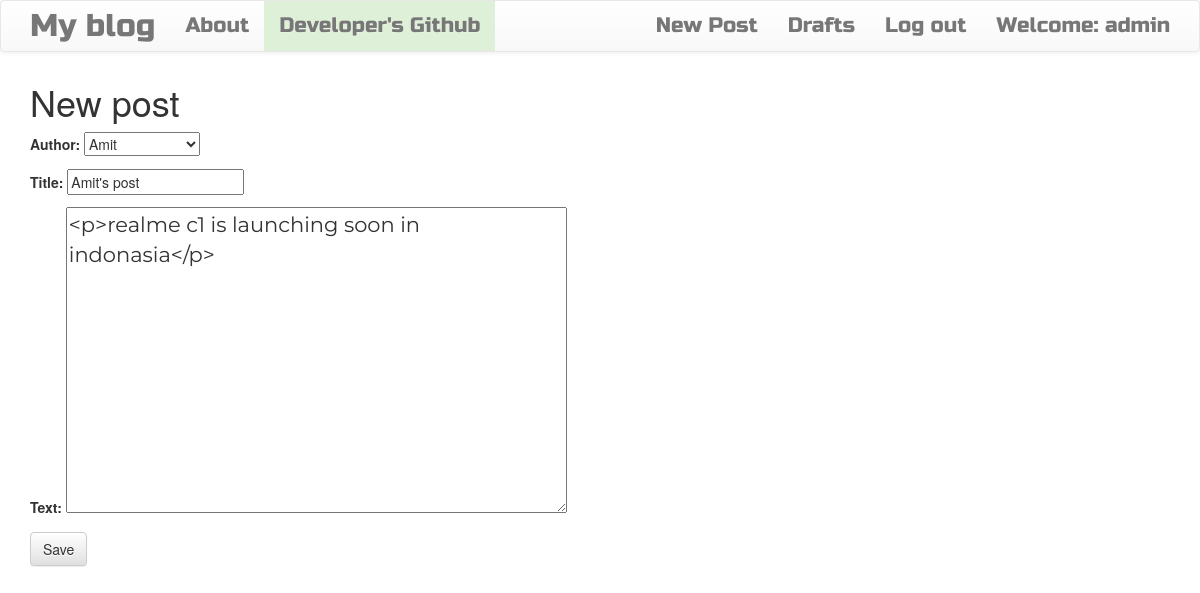
The page /post/12/edit/ (signed in) on the database its author committed.
### blog/models.py (models this page shows, shortened)
class Post(models.Model):
	author = models.ForeignKey('auth.user')
	title = models.CharField(max_length=100)
	text = models.TextField(max_length=1000)
	created_date = models.DateTimeField(default=timezone.now)
	published_date = models.DateTimeField(blank=True,null=True)

### blog/views.py (the view)
# urls.py: url(r'^post/(?P<pk>\d+)/edit/$',views.PostUpdateView.as_view(),name='post_edit'),
class PostUpdateView(LoginRequiredMixin,UpdateView):
	login_url = '/login/'
	redirect_field_name = 'blog/post_detail.html'
	form_class = PostForm
	model = Post

### blog/forms.py
class PostForm(forms.ModelForm):
	class Meta():
		model = Post
		fields = ('author','title','text')
		widgets = {
		'title':forms.TextInput(attrs={'class':'textinputclass'}),
		'text':forms.Textarea(attrs={'class':'editable medium-editor-textarea postcontent'}),
                }

### blog/templates/blog/post_form.html (shortened to what this page needs)
{% extends 'blog/base.html' %}
{% block content %}
    <h1>New post</h1>
    <form method="POST" class="post-form">
    {{form.as_p}}
    <button type="submit" class="save btn btn-default">Save</button>
    </form>
{% endblock %}

### blog/templates/blog/base.html (shortened to what this page needs)
<!DOCTYPE html>
{% load staticfiles %}
<html>
    <head>
        <link rel="stylesheet" href="https://maxcdn.bootstrapcdn.com/bootstrap/3.3.7/css/bootstrap.min.css">
        <link rel="stylesheet" href="https://maxcdn.bootstrapcdn.com/bootstrap/3.3.7/css/bootstrap-theme.min.css">
        <link rel="stylesheet" href="//cdn.jsdelivr.net/medium-editor/latest/css/medium-editor.min.css" type="text/css" media="screen" charset="utf-8">
        <link rel="stylesheet" href="{% static 'css/blog.css' %}">
<body class='loader'>
  <nav class="navbar navbar-default techfont custom-navbar">
    <div class="container">
      <ul class="nav navbar-nav">
        <li><a class='navbar-brand bigbrand' href="{% url 'post_list' %}">My blog</a></li>
        <li><a href="{% url 'about'%}">About</a></li>
        <li><a class="text-primary bg-success" href="https://github.com/rjipandey">Developer's Github</a></li>
      </ul>
      <ul class="nav navbar-nav navbar-right">
        {% if user.is_authenticated %}
        <li>
          <a href="{% url 'post_new' %}" >New Post</a>
        </li>
        <li>
          <a href="{% url 'post_draft_list' %}">Drafts</a>
        </li>
        <li>
          <a href="{% url 'logout' %}" >Log out</a>
        </li>
        <li>
          <a >Welcome: {{ user.username }}</a>
        </li>
          {% else %}
          <li><a href="{%url 'login_user' %}">Login</a></li>
          <li><a href="{%url 'register_user' %}">Sign Up</a></li>
          <li><a class='nav navbar-right' href="{% url 'login' %}" >Admin <span class="glyphicon glyphicon-user"></span></a></li>
        {% endif %}
      </ul>
  </div>
</nav>
        <div class="content container">
            <div class="row">
                <div class="col-md-8">
                  <div class="blog_posts">
                    {% block content %}
                    {% endblock %}
                  </div>
                </div>
            </div>
        </div>
</body>
</html>

### blog/static/css/blog.css (style rules this page uses)
.techfont { font-family: 'Russo One', sans-serif; font-size: 1.5em; margin-bottom: 10px; }
.postcontent { font-family: 'Montserrat'; font-size: 1.5em; }
.bigbrand { font-size: 1.5em; }
.loader { filter:hue-rotate(0deg); color: linear-gradient(45deg,#0f8,#08f); animation:hue 5000ms infinite linear; }

### rows shown on the page
Post: author "Amit", title "Amit's post", text "<p>realme c1 is launching soon in indonasia</p>"

### other values the page prints
{{ user.username }} "admin"
